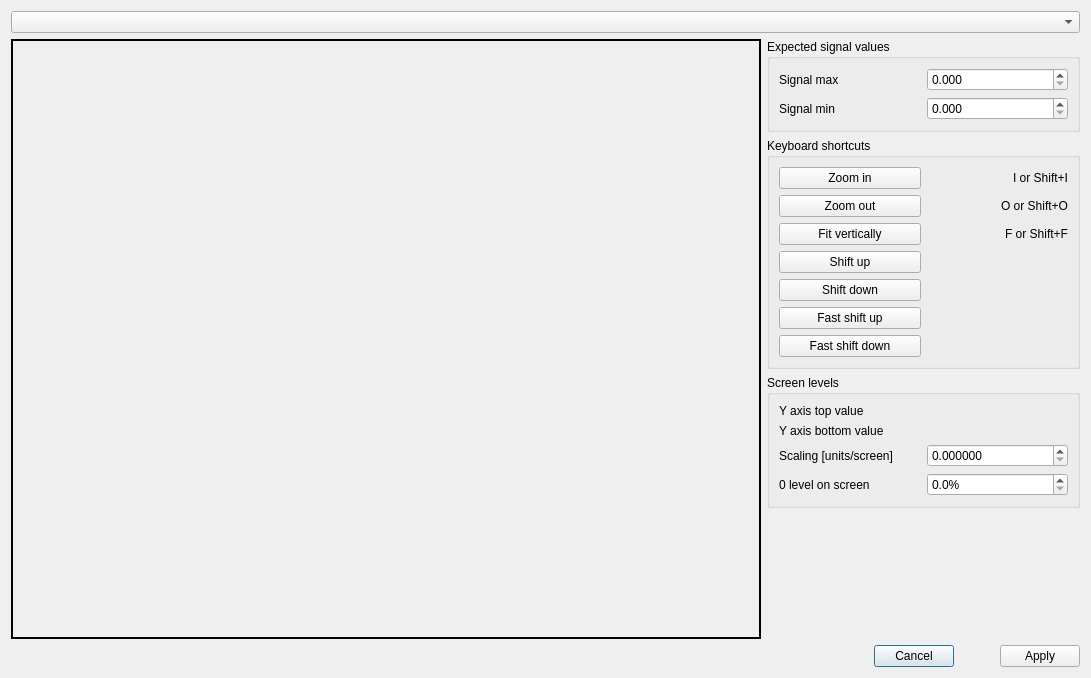
<?xml version="1.0" encoding="UTF-8"?>
<ui version="4.0">
 <class>ScaleDialog</class>
 <widget class="QDialog" name="ScaleDialog">
  <property name="geometry">
   <rect>
    <x>0</x>
    <y>0</y>
    <width>1091</width>
    <height>678</height>
   </rect>
  </property>
  <property name="windowTitle">
   <string>Dialog</string>
  </property>
  <layout class="QGridLayout" name="gridLayout_3">
   <item row="5" column="0" colspan="2">
    <layout class="QHBoxLayout" name="horizontalLayout" stretch="1,0,0,0">
     <item>
      <spacer name="horizontalSpacer_6">
       <property name="orientation">
        <enum>Qt::Horizontal</enum>
       </property>
       <property name="sizeHint" stdset="0">
        <size>
         <width>40</width>
         <height>20</height>
        </size>
       </property>
      </spacer>
     </item>
     <item>
      <widget class="QPushButton" name="cancel_btn">
       <property name="text">
        <string>Cancel</string>
       </property>
       <property name="icon">
        <iconset resource="resource.qrc">
         <normaloff>:/erase.png</normaloff>:/erase.png</iconset>
       </property>
      </widget>
     </item>
     <item>
      <spacer name="horizontalSpacer_7">
       <property name="orientation">
        <enum>Qt::Horizontal</enum>
       </property>
       <property name="sizeHint" stdset="0">
        <size>
         <width>40</width>
         <height>20</height>
        </size>
       </property>
      </spacer>
     </item>
     <item>
      <widget class="QPushButton" name="apply_btn">
       <property name="text">
        <string>Apply</string>
       </property>
       <property name="icon">
        <iconset resource="resource.qrc">
         <normaloff>:/checkmark.png</normaloff>:/checkmark.png</iconset>
       </property>
      </widget>
     </item>
    </layout>
   </item>
   <item row="4" column="1">
    <spacer name="verticalSpacer">
     <property name="orientation">
      <enum>Qt::Vertical</enum>
     </property>
     <property name="sizeHint" stdset="0">
      <size>
       <width>20</width>
       <height>135</height>
      </size>
     </property>
    </spacer>
   </item>
   <item row="2" column="1">
    <widget class="QGroupBox" name="groupBox_2">
     <property name="title">
      <string>Keyboard shortcuts</string>
     </property>
     <layout class="QGridLayout" name="gridLayout">
      <item row="2" column="0">
       <widget class="QPushButton" name="fit_btn">
        <property name="text">
         <string>Fit vertically</string>
        </property>
        <property name="icon">
         <iconset resource="resource.qrc">
          <normaloff>:/fit.png</normaloff>:/fit.png</iconset>
        </property>
       </widget>
      </item>
      <item row="2" column="1">
       <widget class="QLabel" name="label_3">
        <property name="text">
         <string>F or Shift+F</string>
        </property>
        <property name="alignment">
         <set>Qt::AlignRight|Qt::AlignTrailing|Qt::AlignVCenter</set>
        </property>
       </widget>
      </item>
      <item row="1" column="0">
       <widget class="QPushButton" name="zoom_out_btn">
        <property name="text">
         <string>Zoom out</string>
        </property>
        <property name="icon">
         <iconset resource="resource.qrc">
          <normaloff>:/zoom-out.png</normaloff>:/zoom-out.png</iconset>
        </property>
       </widget>
      </item>
      <item row="1" column="1">
       <widget class="QLabel" name="label">
        <property name="text">
         <string>O or Shift+O</string>
        </property>
        <property name="alignment">
         <set>Qt::AlignRight|Qt::AlignTrailing|Qt::AlignVCenter</set>
        </property>
       </widget>
      </item>
      <item row="5" column="0">
       <widget class="QPushButton" name="fast_shift_up_btn">
        <property name="text">
         <string>Fast shift up</string>
        </property>
        <property name="icon">
         <iconset resource="resource.qrc">
          <normaloff>:/shift_up.png</normaloff>:/shift_up.png</iconset>
        </property>
       </widget>
      </item>
      <item row="0" column="1">
       <widget class="QLabel" name="label_2">
        <property name="text">
         <string>I or Shift+I</string>
        </property>
        <property name="alignment">
         <set>Qt::AlignRight|Qt::AlignTrailing|Qt::AlignVCenter</set>
        </property>
       </widget>
      </item>
      <item row="4" column="0">
       <widget class="QPushButton" name="shift_down_btn">
        <property name="text">
         <string>Shift down</string>
        </property>
        <property name="icon">
         <iconset resource="resource.qrc">
          <normaloff>:/down.png</normaloff>:/down.png</iconset>
        </property>
       </widget>
      </item>
      <item row="3" column="0">
       <widget class="QPushButton" name="shift_up_btn">
        <property name="text">
         <string>Shift up</string>
        </property>
        <property name="icon">
         <iconset resource="resource.qrc">
          <normaloff>:/up.png</normaloff>:/up.png</iconset>
        </property>
       </widget>
      </item>
      <item row="0" column="0">
       <widget class="QPushButton" name="zoom_in_btn">
        <property name="text">
         <string>Zoom in</string>
        </property>
        <property name="icon">
         <iconset resource="resource.qrc">
          <normaloff>:/zoom-in.png</normaloff>:/zoom-in.png</iconset>
        </property>
       </widget>
      </item>
      <item row="6" column="0">
       <widget class="QPushButton" name="fast_shift_down_btn">
        <property name="text">
         <string>Fast shift down</string>
        </property>
        <property name="icon">
         <iconset resource="resource.qrc">
          <normaloff>:/shift_down.png</normaloff>:/shift_down.png</iconset>
        </property>
       </widget>
      </item>
     </layout>
    </widget>
   </item>
   <item row="1" column="0" rowspan="4">
    <widget class="QLabel" name="plot">
     <property name="minimumSize">
      <size>
       <width>750</width>
       <height>600</height>
      </size>
     </property>
     <property name="maximumSize">
      <size>
       <width>750</width>
       <height>600</height>
      </size>
     </property>
     <property name="frameShape">
      <enum>QFrame::Box</enum>
     </property>
     <property name="lineWidth">
      <number>2</number>
     </property>
     <property name="text">
      <string/>
     </property>
    </widget>
   </item>
   <item row="1" column="1">
    <widget class="QGroupBox" name="groupBox_3">
     <property name="title">
      <string>Expected signal values</string>
     </property>
     <layout class="QGridLayout" name="gridLayout_4">
      <item row="0" column="0">
       <widget class="QLabel" name="label_5">
        <property name="text">
         <string>Signal max</string>
        </property>
       </widget>
      </item>
      <item row="0" column="1">
       <widget class="QDoubleSpinBox" name="target_max">
        <property name="decimals">
         <number>3</number>
        </property>
        <property name="minimum">
         <double>0.000000000000000</double>
        </property>
        <property name="maximum">
         <double>1.000000000000000</double>
        </property>
       </widget>
      </item>
      <item row="1" column="0">
       <widget class="QLabel" name="label_9">
        <property name="text">
         <string>Signal min</string>
        </property>
       </widget>
      </item>
      <item row="1" column="1">
       <widget class="QDoubleSpinBox" name="target_min">
        <property name="decimals">
         <number>3</number>
        </property>
        <property name="minimum">
         <double>0.000000000000000</double>
        </property>
        <property name="maximum">
         <double>1.000000000000000</double>
        </property>
       </widget>
      </item>
     </layout>
    </widget>
   </item>
   <item row="3" column="1">
    <widget class="QGroupBox" name="groupBox_4">
     <property name="title">
      <string>Screen levels</string>
     </property>
     <layout class="QGridLayout" name="gridLayout_2">
      <item row="3" column="0">
       <widget class="QLabel" name="label_10">
        <property name="text">
         <string>0 level on screen</string>
        </property>
       </widget>
      </item>
      <item row="1" column="0">
       <widget class="QLabel" name="label_8">
        <property name="text">
         <string>Y axis bottom value</string>
        </property>
       </widget>
      </item>
      <item row="3" column="1">
       <widget class="QDoubleSpinBox" name="offset">
        <property name="suffix">
         <string>%</string>
        </property>
        <property name="decimals">
         <number>1</number>
        </property>
        <property name="minimum">
         <double>0.000000000000000</double>
        </property>
        <property name="maximum">
         <double>1.000000000000000</double>
        </property>
       </widget>
      </item>
      <item row="0" column="0">
       <widget class="QLabel" name="label_4">
        <property name="text">
         <string>Y axis top value</string>
        </property>
       </widget>
      </item>
      <item row="2" column="0">
       <widget class="QLabel" name="label_13">
        <property name="text">
         <string>Scaling [units/screen]</string>
        </property>
       </widget>
      </item>
      <item row="2" column="1">
       <widget class="QDoubleSpinBox" name="scaling">
        <property name="decimals">
         <number>6</number>
        </property>
       </widget>
      </item>
      <item row="0" column="1">
       <widget class="QLabel" name="y_top">
        <property name="text">
         <string/>
        </property>
       </widget>
      </item>
      <item row="1" column="1">
       <widget class="QLabel" name="y_bottom">
        <property name="text">
         <string/>
        </property>
       </widget>
      </item>
     </layout>
    </widget>
   </item>
   <item row="0" column="0" colspan="2">
    <widget class="QComboBox" name="signal"/>
   </item>
  </layout>
 </widget>
 <tabstops>
  <tabstop>signal</tabstop>
  <tabstop>target_max</tabstop>
  <tabstop>target_min</tabstop>
  <tabstop>zoom_in_btn</tabstop>
  <tabstop>zoom_out_btn</tabstop>
  <tabstop>fit_btn</tabstop>
  <tabstop>shift_up_btn</tabstop>
  <tabstop>shift_down_btn</tabstop>
  <tabstop>fast_shift_up_btn</tabstop>
  <tabstop>fast_shift_down_btn</tabstop>
  <tabstop>scaling</tabstop>
  <tabstop>offset</tabstop>
  <tabstop>apply_btn</tabstop>
  <tabstop>cancel_btn</tabstop>
 </tabstops>
 <resources>
  <include location="resource.qrc"/>
 </resources>
 <connections/>
</ui>
